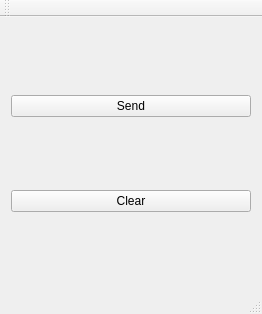
<?xml version="1.0" encoding="UTF-8"?>
<ui version="4.0">
 <class>MainWindow</class>
 <widget class="QMainWindow" name="MainWindow">
  <property name="geometry">
   <rect>
    <x>0</x>
    <y>0</y>
    <width>262</width>
    <height>314</height>
   </rect>
  </property>
  <property name="windowTitle">
   <string>MainWindow</string>
  </property>
  <widget class="QWidget" name="centralWidget">
   <layout class="QVBoxLayout" name="verticalLayout">
    <item>
     <layout class="QGridLayout" name="gridLayout"/>
    </item>
    <item>
     <widget class="QPushButton" name="sendPB">
      <property name="text">
       <string>Send</string>
      </property>
     </widget>
    </item>
    <item>
     <widget class="QPushButton" name="clearPb">
      <property name="text">
       <string>Clear</string>
      </property>
     </widget>
    </item>
   </layout>
  </widget>
  <widget class="QMenuBar" name="menuBar">
   <property name="geometry">
    <rect>
     <x>0</x>
     <y>0</y>
     <width>262</width>
     <height>20</height>
    </rect>
   </property>
  </widget>
  <widget class="QToolBar" name="mainToolBar">
   <attribute name="toolBarArea">
    <enum>TopToolBarArea</enum>
   </attribute>
   <attribute name="toolBarBreak">
    <bool>false</bool>
   </attribute>
  </widget>
  <widget class="QStatusBar" name="statusBar"/>
 </widget>
 <layoutdefault spacing="6" margin="11"/>
 <resources/>
 <connections/>
</ui>
